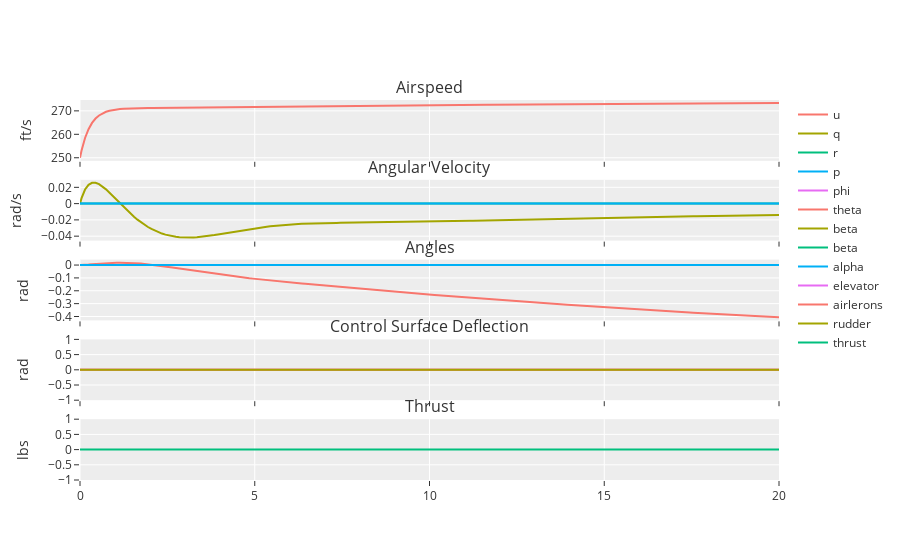

This figure's notebook cell:
### Code cell
p.plot(res.t, res.y[:-1], [[0 for _t in res.t] for i in range(4)], flat=True)
# p.plot(t, [[_y[ind][0] for _y in y] for ind in range(8)], [[0 for _t in t] for i in range(4)], flat=False)

### Figure 1 — Plotly figure (JSON) as saved in the notebook; plotly's stock layout.template omitted (floating-point values rounded to 4 significant figures; data arrays with more than 128 entries replaced by an {"elided": "..."} marker saying what was removed)
{"data": [{"name": "u", "type": "scatter", "x": {"elided": "205 float values"}, "xaxis": "x", "y": {"elided": "205 float values"}, "yaxis": "y"}, {"name": "q", "type": "scatter", "x": {"elided": "205 float values"}, "xaxis": "x2", "y": {"elided": "205 float values"}, "yaxis": "y2"}, {"name": "r", "type": "scatter", "x": {"elided": "205 float values"}, "xaxis": "x2", "y": {"elided": "205 float values"}, "yaxis": "y2"}, {"name": "p", "type": "scatter", "x": {"elided": "205 float values"}, "xaxis": "x2", "y": {"elided": "205 float values"}, "yaxis": "y2"}, {"name": "phi", "type": "scatter", "x": {"elided": "205 float values"}, "xaxis": "x3", "y": {"elided": "205 float values"}, "yaxis": "y3"}, {"name": "theta", "type": "scatter", "x": {"elided": "205 float values"}, "xaxis": "x3", "y": {"elided": "205 float values"}, "yaxis": "y3"}, {"name": "beta", "type": "scatter", "x": {"elided": "205 float values"}, "xaxis": "x3", "y": {"elided": "205 float values"}, "yaxis": "y3"}, {"name": "beta", "type": "scatter", "x": {"elided": "205 float values"}, "xaxis": "x3", "y": {"elided": "205 float values"}, "yaxis": "y3"}, {"name": "alpha", "type": "scatter", "x": {"elided": "205 float values"}, "xaxis": "x3", "y": {"elided": "205 float values"}, "yaxis": "y3"}, {"name": "elevator", "type": "scatter", "x": {"elided": "205 float values"}, "xaxis": "x4", "y": {"elided": "205 int values"}, "yaxis": "y4"}, {"name": "airlerons", "type": "scatter", "x": {"elided": "205 float values"}, "xaxis": "x4", "y": {"elided": "205 int values"}, "yaxis": "y4"}, {"name": "rudder", "type": "scatter", "x": {"elided": "205 float values"}, "xaxis": "x4", "y": {"elided": "205 int values"}, "yaxis": "y4"}, {"name": "thrust", "type": "scatter", "x": {"elided": "205 float values"}, "xaxis": "x5", "y": {"elided": "205 int values"}, "yaxis": "y5"}], "layout": {"annotations": [{"font": {"size": 16}, "showarrow": false, "text": "Airspeed", "x": 0.5, "xanchor": "center", "xref": "paper", "y": 1, "yanchor": "bottom", "yref": "paper"}, {"font": {"size": 16}, "showarrow": false, "text": "Angular Velocity", "x": 0.5, "xanchor": "center", "xref": "paper", "y": 0.79, "yanchor": "bottom", "yref": "paper"}, {"font": {"size": 16}, "showarrow": false, "text": "Angles", "x": 0.5, "xanchor": "center", "xref": "paper", "y": 0.58, "yanchor": "bottom", "yref": "paper"}, {"font": {"size": 16}, "showarrow": false, "text": "Control Surface Deflection", "x": 0.5, "xanchor": "center", "xref": "paper", "y": 0.37, "yanchor": "bottom", "yref": "paper"}, {"font": {"size": 16}, "showarrow": false, "text": "Thrust", "x": 0.5, "xanchor": "center", "xref": "paper", "y": 0.16, "yanchor": "bottom", "yref": "paper"}], "autosize": true, "xaxis": {"anchor": "y", "autorange": true, "domain": [0, 1], "matches": "x5", "range": [0, 20], "showticklabels": false, "type": "linear"}, "xaxis2": {"anchor": "y2", "autorange": true, "domain": [0, 1], "matches": "x5", "range": [0, 20], "showticklabels": false, "type": "linear"}, "xaxis3": {"anchor": "y3", "autorange": true, "domain": [0, 1], "matches": "x5", "range": [0, 20], "showticklabels": false, "type": "linear"}, "xaxis4": {"anchor": "y4", "autorange": true, "domain": [0, 1], "matches": "x5", "range": [0, 20], "showticklabels": false, "type": "linear"}, "xaxis5": {"anchor": "y5", "autorange": true, "domain": [0, 1], "range": [0, 20], "type": "linear"}, "yaxis": {"anchor": "x", "autorange": true, "domain": [0.84, 1], "range": [248.7, 274.6], "title": {"text": "ft/s"}, "type": "linear"}, "yaxis2": {"anchor": "x2", "autorange": true, "domain": [0.63, 0.79], "range": [-0.04545, 0.02926], "title": {"text": "rad/s"}, "type": "linear"}, "yaxis3": {"anchor": "x3", "autorange": true, "domain": [0.42, 0.58], "range": [-0.4303, 0.0424], "title": {"text": "rad"}, "type": "linear"}, "yaxis4": {"anchor": "x4", "autorange": true, "domain": [0.21, 0.37], "range": [-1, 1], "title": {"text": "rad"}, "type": "linear"}, "yaxis5": {"anchor": "x5", "autorange": true, "domain": [0, 0.16], "range": [-1, 1], "title": {"text": "lbs"}, "type": "linear"}}}
